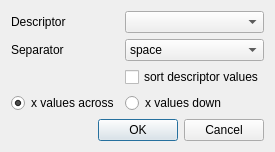
<?xml version="1.0" encoding="UTF-8"?>
<ui version="4.0">
 <class>matrixExportDialog</class>
 <widget class="QDialog" name="matrixExportDialog">
  <property name="geometry">
   <rect>
    <x>0</x>
    <y>0</y>
    <width>256</width>
    <height>136</height>
   </rect>
  </property>
  <property name="windowTitle">
   <string>Dialog</string>
  </property>
  <layout class="QFormLayout" name="formLayout">
   <item row="0" column="0">
    <widget class="QLabel" name="label">
     <property name="text">
      <string>Descriptor</string>
     </property>
     <property name="buddy">
      <cstring>descriptor</cstring>
     </property>
    </widget>
   </item>
   <item row="0" column="1">
    <widget class="QComboBox" name="descriptor"/>
   </item>
   <item row="1" column="0">
    <widget class="QLabel" name="label_2">
     <property name="text">
      <string>Separator</string>
     </property>
     <property name="buddy">
      <cstring>separator</cstring>
     </property>
    </widget>
   </item>
   <item row="1" column="1">
    <widget class="QComboBox" name="separator">
     <item>
      <property name="text">
       <string>space</string>
      </property>
     </item>
     <item>
      <property name="text">
       <string>tab</string>
      </property>
     </item>
     <item>
      <property name="text">
       <string>comma</string>
      </property>
     </item>
     <item>
      <property name="text">
       <string>semicolon</string>
      </property>
     </item>
    </widget>
   </item>
   <item row="2" column="1">
    <widget class="QCheckBox" name="sortY">
     <property name="text">
      <string>sort descriptor values</string>
     </property>
    </widget>
   </item>
   <item row="3" column="0">
    <widget class="QRadioButton" name="xAcross">
     <property name="text">
      <string>x values across</string>
     </property>
     <property name="checked">
      <bool>true</bool>
     </property>
    </widget>
   </item>
   <item row="3" column="1">
    <widget class="QRadioButton" name="xDown">
     <property name="text">
      <string>x values down</string>
     </property>
    </widget>
   </item>
   <item row="4" column="0" colspan="2">
    <widget class="QDialogButtonBox" name="buttonBox">
     <property name="orientation">
      <enum>Qt::Horizontal</enum>
     </property>
     <property name="standardButtons">
      <set>QDialogButtonBox::Cancel|QDialogButtonBox::Ok</set>
     </property>
    </widget>
   </item>
  </layout>
 </widget>
 <resources/>
 <connections>
  <connection>
   <sender>buttonBox</sender>
   <signal>accepted()</signal>
   <receiver>matrixExportDialog</receiver>
   <slot>accept()</slot>
   <hints>
    <hint type="sourcelabel">
     <x>227</x>
     <y>123</y>
    </hint>
    <hint type="destinationlabel">
     <x>157</x>
     <y>135</y>
    </hint>
   </hints>
  </connection>
  <connection>
   <sender>buttonBox</sender>
   <signal>rejected()</signal>
   <receiver>matrixExportDialog</receiver>
   <slot>reject()</slot>
   <hints>
    <hint type="sourcelabel">
     <x>246</x>
     <y>126</y>
    </hint>
    <hint type="destinationlabel">
     <x>255</x>
     <y>135</y>
    </hint>
   </hints>
  </connection>
 </connections>
</ui>
